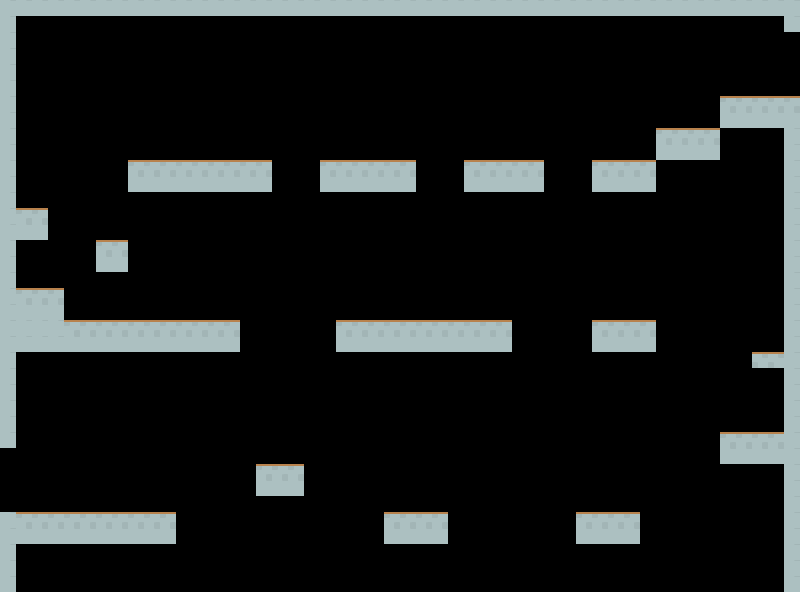

Rendered tile map (Tiled .tmx) drawn with the repository's tilesets; below, a short description and the full map source, tile grids included:
An orthogonal 50x37 tile map with 16x16 px tiles, 1 tile layer (Capa de Patrones 1).

<map version="1.2" tiledversion="1.2.0" orientation="orthogonal" renderorder="right-down" width="50" height="37" tilewidth="16" tileheight="16" infinite="0" nextlayerid="2" nextobjectid="1">
 <tileset firstgid="1" source="../assets/scenarios/patrones 16x16.tsx" />
 <layer id="1" name="Capa de Patrones 1" width="50" height="37">
  <data encoding="csv">
2147488847,2147488847,2147488847,2147488847,2147488847,2147488847,2147488847,2147488847,2147488847,2147488847,2147488847,2147488847,2147488847,2147488847,2147488847,2147488847,2147488847,2147488847,2147488847,2147488847,2147488847,2147488847,2147488847,2147488847,2147488847,2147488847,2147488847,2147488847,2147488847,2147488847,2147488847,2147488847,2147488847,2147488847,2147488847,2147488847,2147488847,2147488847,2147488847,2147488847,2147488847,2147488847,2147488847,2147488847,2147488847,2147488847,2147488847,2147488847,2147488847,2147488847,
2147488847,0,0,0,0,0,0,0,0,0,0,0,0,0,0,0,0,0,0,0,0,0,0,0,0,0,0,0,0,0,0,0,0,0,0,0,0,0,0,0,0,0,0,0,0,0,0,0,0,2147488847,
2147488847,0,0,0,0,0,0,0,0,0,0,0,0,0,0,0,0,0,0,0,0,0,0,0,0,0,0,0,0,0,0,0,0,0,0,0,0,0,0,0,0,0,0,0,0,0,0,0,0,0,
2147488847,0,0,0,0,0,0,0,0,0,0,0,0,0,0,0,0,0,0,0,0,0,0,0,0,0,0,0,0,0,0,0,0,0,0,0,0,0,0,0,0,0,0,0,0,0,0,0,0,0,
2147488847,0,0,0,0,0,0,0,0,0,0,0,0,0,0,0,0,0,0,0,0,0,0,0,0,0,0,0,0,0,0,0,0,0,0,0,0,0,0,0,0,0,0,0,0,0,0,0,0,0,
2147488847,0,0,0,0,0,0,0,0,0,0,0,0,0,0,0,0,0,0,0,0,0,0,0,0,0,0,0,0,0,0,0,0,0,0,0,0,0,0,0,0,0,0,0,0,0,0,0,0,0,
2147488847,0,0,0,0,0,0,0,0,0,0,0,0,0,0,0,0,0,0,0,0,0,0,0,0,0,0,0,0,0,0,0,0,0,0,0,0,0,0,0,0,0,0,0,0,2147488742,2147488742,2147488742,2147488742,2147488742,
2147488847,0,0,0,0,0,0,0,0,0,0,0,0,0,0,0,0,0,0,0,0,0,0,0,0,0,0,0,0,0,0,0,0,0,0,0,0,0,0,0,0,0,0,0,0,2147488847,2147488847,2147488847,2147488847,2147488847,
2147488847,0,0,0,0,0,0,0,0,0,0,0,0,0,0,0,0,0,0,0,0,0,0,0,0,0,0,0,0,0,0,0,0,0,0,0,0,0,0,0,0,2147488742,2147488742,2147488742,2147488742,0,0,0,0,2147488847,
2147488847,0,0,0,0,0,0,0,0,0,0,0,0,0,0,0,0,0,0,0,0,0,0,0,0,0,0,0,0,0,0,0,0,0,0,0,0,0,0,0,0,2147488847,2147488847,2147488847,2147488847,0,0,0,0,2147488847,
2147488847,0,0,0,0,0,0,0,2147488742,2147488742,2147488742,2147488742,2147488742,2147488742,2147488742,2147488742,2147488742,0,0,0,2147488742,2147488742,2147488742,2147488742,2147488742,2147488742,0,0,0,2147488742,2147488742,2147488742,2147488742,2147488742,0,0,0,2147488742,2147488742,2147488742,2147488742,0,0,0,0,0,0,0,0,2147488847,
2147488847,0,0,0,0,0,0,0,2147488847,2147488847,2147488847,2147488847,2147488847,2147488847,2147488847,2147488847,2147488847,0,0,0,2147488847,2147488847,2147488847,2147488847,2147488847,2147488847,0,0,0,2147488847,2147488847,2147488847,2147488847,2147488847,0,0,0,2147488847,2147488847,2147488847,2147488847,0,0,0,0,0,0,0,0,2147488847,
2147488847,0,0,0,0,0,0,0,0,0,0,0,0,0,0,0,0,0,0,0,0,0,0,0,0,0,0,0,0,0,0,0,0,0,0,0,0,0,0,0,0,0,0,0,0,0,0,0,0,2147488847,
2147488847,2147488742,2147488742,0,0,0,0,0,0,0,0,0,0,0,0,0,0,0,0,0,0,0,0,0,0,0,0,0,0,0,0,0,0,0,0,0,0,0,0,0,0,0,0,0,0,0,0,0,0,2147488847,
2147488847,2147488847,2147488847,0,0,0,0,0,0,0,0,0,0,0,0,0,0,0,0,0,0,0,0,0,0,0,0,0,0,0,0,0,0,0,0,0,0,0,0,0,0,0,0,0,0,0,0,0,0,2147488847,
2147488847,0,0,0,0,0,2147488742,2147488742,0,0,0,0,0,0,0,0,0,0,0,0,0,0,0,0,0,0,0,0,0,0,0,0,0,0,0,0,0,0,0,0,0,0,0,0,0,0,0,0,0,2147488847,
2147488847,0,0,0,0,0,2147488847,2147488847,0,0,0,0,0,0,0,0,0,0,0,0,0,0,0,0,0,0,0,0,0,0,0,0,0,0,0,0,0,0,0,0,0,0,0,0,0,0,0,0,0,2147488847,
2147488847,0,0,0,0,0,0,0,0,0,0,0,0,0,0,0,0,0,0,0,0,0,0,0,0,0,0,0,0,0,0,0,0,0,0,0,0,0,0,0,0,0,0,0,0,0,0,0,0,2147488847,
2147488847,2147488742,2147488742,2147488742,0,0,0,0,0,0,0,0,0,0,0,0,0,0,0,0,0,0,0,0,0,0,0,0,0,0,0,0,0,0,0,0,0,0,0,0,0,0,0,0,0,0,0,0,0,2147488847,
2147488847,2147488847,2147488847,2147488847,0,0,0,0,0,0,0,0,0,0,0,0,0,0,0,0,0,0,0,0,0,0,0,0,0,0,0,0,0,0,0,0,0,0,0,0,0,0,0,0,0,0,0,0,0,2147488847,
2147488847,2147488847,2147488847,2147488847,2147488742,2147488742,2147488742,2147488742,2147488742,2147488742,2147488742,2147488742,2147488742,2147488742,2147488742,0,0,0,0,0,0,2147488742,2147488742,2147488742,2147488742,2147488742,2147488742,2147488742,2147488742,2147488742,2147488742,2147488742,0,0,0,0,0,2147488742,2147488742,2147488742,2147488742,0,0,0,0,0,0,0,0,2147488847,
2147488847,2147488847,2147488847,2147488847,2147488847,2147488847,2147488847,2147488847,2147488847,2147488847,2147488847,2147488847,2147488847,2147488847,2147488847,0,0,0,0,0,0,2147488847,2147488847,2147488847,2147488847,2147488847,2147488847,2147488847,2147488847,2147488847,2147488847,2147488847,0,0,0,0,0,2147488847,2147488847,2147488847,2147488847,0,0,0,0,0,0,0,0,2147488847,
2147488847,0,0,0,0,0,0,0,0,0,0,0,0,0,0,0,0,0,0,0,0,0,0,0,0,0,0,0,0,0,0,0,0,0,0,0,0,0,0,0,0,0,0,0,0,0,0,5094,5094,2147488847,
2147488847,0,0,0,0,0,0,0,0,0,0,0,0,0,0,0,0,0,0,0,0,0,0,0,0,0,0,0,0,0,0,0,0,0,0,0,0,0,0,0,0,0,0,0,0,0,0,0,0,2147488847,
2147488847,0,0,0,0,0,0,0,0,0,0,0,0,0,0,0,0,0,0,0,0,0,0,0,0,0,0,0,0,0,0,0,0,0,0,0,0,0,0,0,0,0,0,0,0,0,0,0,0,2147488847,
2147488847,0,0,0,0,0,0,0,0,0,0,0,0,0,0,0,0,0,0,0,0,0,0,0,0,0,0,0,0,0,0,0,0,0,0,0,0,0,0,0,0,0,0,0,0,0,0,0,0,2147488847,
2147488847,0,0,0,0,0,0,0,0,0,0,0,0,0,0,0,0,0,0,0,0,0,0,0,0,0,0,0,0,0,0,0,0,0,0,0,0,0,0,0,0,0,0,0,0,0,0,0,0,2147488847,
2147488847,0,0,0,0,0,0,0,0,0,0,0,0,0,0,0,0,0,0,0,0,0,0,0,0,0,0,0,0,0,0,0,0,0,0,0,0,0,0,0,0,0,0,0,0,2147488742,2147488742,2147488742,2147488742,2147488847,
0,0,0,0,0,0,0,0,0,0,0,0,0,0,0,0,0,0,0,0,0,0,0,0,0,0,0,0,0,0,0,0,0,0,0,0,0,0,0,0,0,0,0,0,0,2147488847,2147488847,2147488847,2147488847,2147488847,
0,0,0,0,0,0,0,0,0,0,0,0,0,0,0,0,2147488742,2147488742,2147488742,0,0,0,0,0,0,0,0,0,0,0,0,0,0,0,0,0,0,0,0,0,0,0,0,0,0,0,0,0,0,2147488847,
0,0,0,0,0,0,0,0,0,0,0,0,0,0,0,0,2147488847,2147488847,2147488847,0,0,0,0,0,0,0,0,0,0,0,0,0,0,0,0,0,0,0,0,0,0,0,0,0,0,0,0,0,0,2147488847,
0,0,0,0,0,0,0,0,0,0,0,0,0,0,0,0,0,0,0,0,0,0,0,0,0,0,0,0,0,0,0,0,0,0,0,0,0,0,0,0,0,0,0,0,0,0,0,0,0,2147488847,
2147488847,2147488742,2147488742,2147488742,2147488742,2147488742,2147488742,2147488742,2147488742,2147488742,2147488742,0,0,0,0,0,0,0,0,0,0,0,0,0,2147488742,2147488742,2147488742,2147488742,0,0,0,0,0,0,0,0,2147488742,2147488742,2147488742,2147488742,0,0,0,0,0,0,0,0,0,2147488847,
2147488847,2147488847,2147488847,2147488847,2147488847,2147488847,2147488847,2147488847,2147488847,2147488847,2147488847,0,0,0,0,0,0,0,0,0,0,0,0,0,2147488847,2147488847,2147488847,2147488847,0,0,0,0,0,0,0,0,2147488847,2147488847,2147488847,2147488847,0,0,0,0,0,0,0,0,0,2147488847,
2147488847,0,0,0,0,0,0,0,0,0,0,0,0,0,0,0,0,0,0,0,0,0,0,0,0,0,0,0,0,0,0,0,0,0,0,0,0,0,0,0,0,0,0,0,0,0,0,0,0,2147488847,
2147488847,0,0,0,0,0,0,0,0,0,0,0,0,0,0,0,0,0,0,0,0,0,0,0,0,0,0,0,0,0,0,0,0,0,0,0,0,0,0,0,0,0,0,0,0,0,0,0,0,2147488847,
2147488847,0,0,0,0,0,0,0,0,0,0,0,0,0,0,0,0,0,0,0,0,0,0,0,0,0,0,0,0,0,0,0,0,0,0,0,0,0,0,0,0,0,0,0,0,0,0,0,0,2147488847
</data>
 </layer>
</map>
